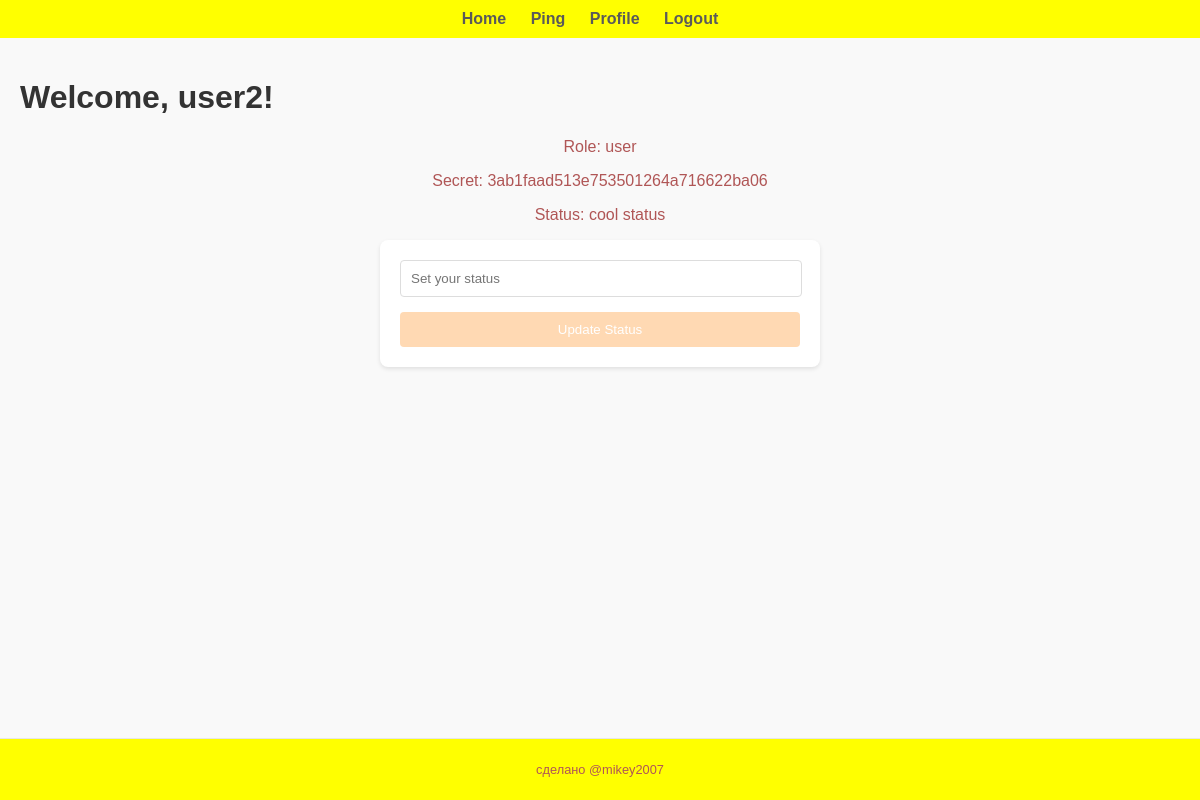
Page /user/user2 (signed in) on the earlier database version.
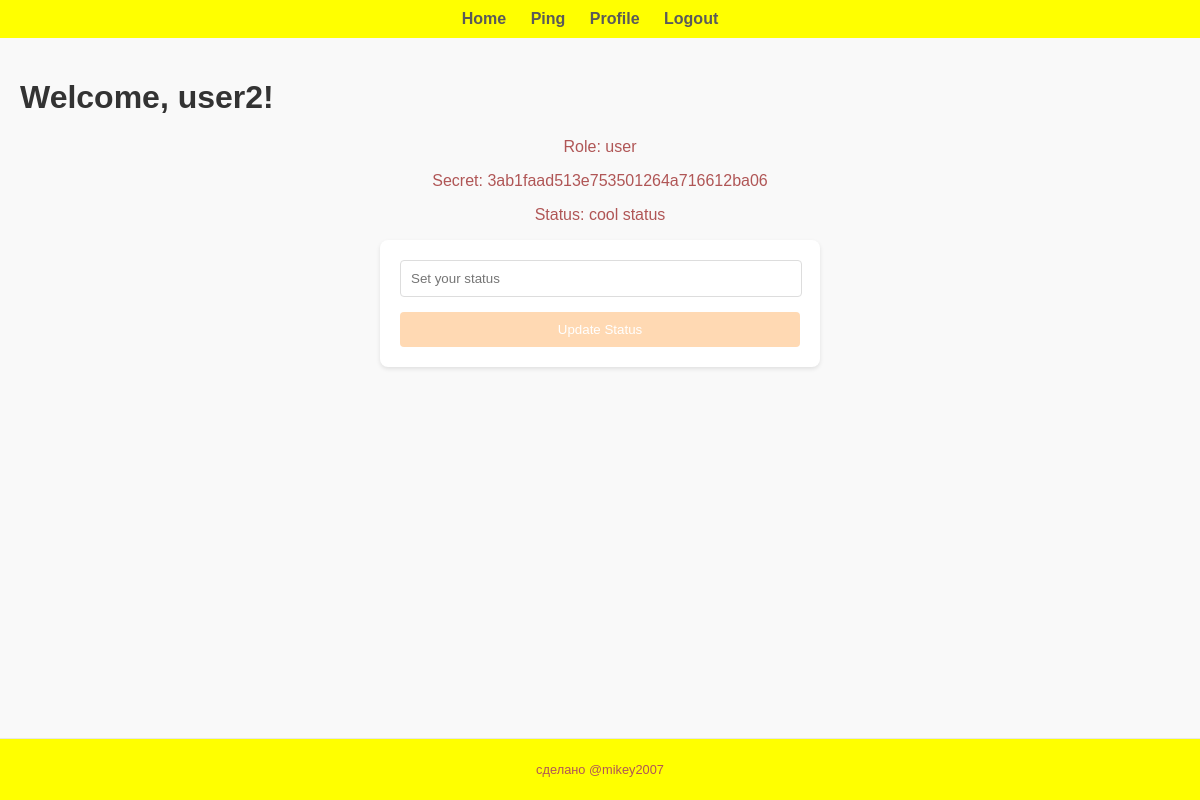
Same page on the later database version.
### tables this page shows
CREATE TABLE users (
    id INTEGER PRIMARY KEY AUTOINCREMENT,
    username TEXT NOT NULL,
    password TEXT NOT NULL,
    role TEXT,
    status TEXT,
    secret TEXT
);

### main.py (the view)
@app.route('/user/<username>')
def user_profile(username):
    if 'username' in session:
        db = get_db()
        user = db.execute('SELECT * FROM users WHERE username = ?', (username,)).fetchone()
        if user:
            return render_template('user_profile.html', user=user)
        else:
            abort(404)  # если пользователь не найден
    return redirect(url_for('login'))

### main.py (called while the page is built)
def get_db():
    db = getattr(g, '_database', None)
    if db is None:
        db = g._database = sqlite3.connect(DATABASE)
    return db

@app.teardown_appcontext
def close_connection(exception):
    db = getattr(g, '_database', None)
    if db is not None:
        db.close()

@app.teardown_appcontext
def close_connection(exception):
    db = getattr(g, '_database', None)
    if db is not None:
        db.close()

### templates/user_profile.html (shortened to what this page needs)
{% extends "base.html" %}
{% block content %}
    <h1>Welcome, {{ user[1] }}!</h1>
    <p>Role: {{ user[3] }}</p>
    <p>Secret: {{ user[-1] }}</p>
    <p>Status: {{ user[4] | safe }}</p>
    <form method="POST" action="{{ url_for('set_status') }}">
        <input type="text" name="status" placeholder="Set your status">
        <button type="submit">Update Status</button>
    </form>
{% endblock %}

### templates/base.html (shortened to what this page needs)
<!DOCTYPE html>
<html>
<head>
    <link rel="stylesheet" href="{{ url_for('static', filename='style.css') }}">
</head>
<body>
    <header>
        <nav>
            <ul>
                <li><a href="{{ url_for('index') }}">Home</a></li>
                <li><a href="{{ url_for('ping') }}">Ping</a></li>
                {% if 'username' in session %}
                    <li><a href="{{ url_for('user_profile', username=session['username']) }}">Profile</a></li>
                    <li><a href="{{ url_for('logout') }}">Logout</a></li>
                {% else %}
                    <li><a href="{{ url_for('login') }}">Login</a></li>
                    <li><a href="{{ url_for('register') }}">Register</a></li>
                {% endif %}
            </ul>
        </nav>
    </header>
    <main>
        {% block content %}
        {% endblock %}
    </main>
    <footer>
    <p>сделано @mikey2007</p>
    </footer>
</body>
</html>

### static/style.css (style rules this page uses)
body { font-family: 'Arial', sans-serif; margin: 0; padding: 0; background-color: #f9f9f9; color: #333; }
header, footer { background-color: #FFFF00; color: #444; padding: 10px 0; text-align: center; }
nav ul { list-style-type: none; margin: 0; padding: 0; }
nav ul li { display: inline; margin-right: 20px; }
nav ul li a { text-decoration: none; color: #5a5a5a; font-weight: bold; }
main { padding: 20px; min-height: 400px; }
footer { font-size: 0.8em; border-top: 1px solid #e6e6e6; margin-top: 20px; }
html, body { height: 100%; display: flex; flex-direction: column; }
main { flex: 1; }
form { max-width: 400px; margin: auto; padding: 20px; border-radius: 8px; background-color: #fff; box-shadow: 0 2px 4px rgba(0, 0, 0, 0.1); }
form input[type="text"], form input[type="password"] { width: calc(100% - 20px); padding: 10px; margin-bottom: 15px; border: 1px solid #ddd; border-radius: 4px; }
form button { width: 100%; padding: 10px; border: none; border-radius: 4px; background-color: #ffd9b3; color: white; cursor: pointer; }
p, div { text-align: center; color: #b05656; }

Differences in the rows shown:
changed users "user2": secret "3ab1faad513e753501264a716622ba06" → "3ab1faad513e753501264a716612ba06"
